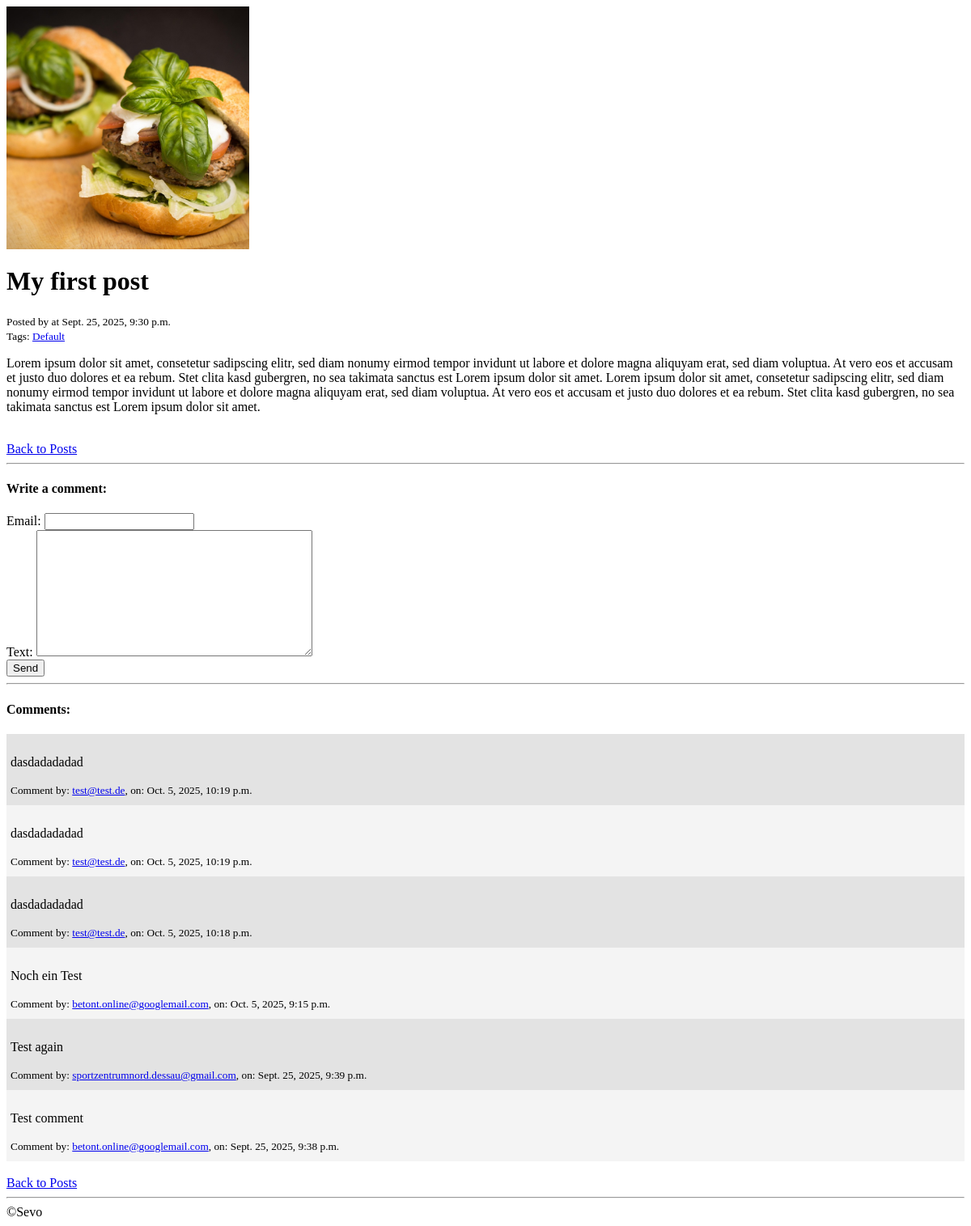
Page /blog/1/ on the committed database.
### blog/models.py (models this page shows, shortened)
class Post(sevo_models.BaseUserMixin, sevo_models.BaseTimeStampsMixin):
    title = models.CharField(max_length=250, verbose_name=_("Title"))
    keywords = models.TextField(null=True, blank=True, verbose_name=_("Meta keywords"))
    description = models.TextField(null=True, blank=True, verbose_name=_("Meta description"))
    excerpt = models.TextField(max_length=250, null=True, blank=True, verbose_name=_("Excerpt"))
    content = models.TextField(verbose_name=_("Content"))
    tags = models.ManyToManyField(Tag, blank=True, verbose_name=_("Tags"), related_name="posts")
    post_image = models.ForeignKey(PostImage, blank=True, null=True, on_delete=models.SET_NULL, verbose_name=_("Post image"), related_name="the_posts")
    featured = models.BooleanField(default=settings.BLOG_POST_FEATURED, verbose_name=_("Featured"))
    allow_comments = models.BooleanField(default=settings.BLOG_POST_ALLOW_COMMENTS, verbose_name=_("Allow comments"))
    show_comments = models.BooleanField(default=settings.BLOG_POST_SHOW_COMMENTS, verbose_name=_("Show comments"))
    published = models.BooleanField(default=settings.BLOG_POST_PUBLISHED, verbose_name=_("Published"))
    class Meta:
        ordering = [
            "-created_at"
        ]
        verbose_name = _("Post")

class PostImage(sevo_models.BaseTimeStampsMixin):
    title = models.CharField(max_length=150)
    image = models.ImageField(upload_to="uploads/images/blog")
    class Meta:
        ordering = [
            "-created_at"
        ]
        verbose_name = "Post Image"

class Tag(sevo_models.BaseTimeStampsMixin):
    title = models.CharField(max_length=150, verbose_name=_("Title"))
    def __str__(self):
        return f"{self.title}"
    class Meta:
        ordering = [
            "-created_at"
        ]
        verbose_name = _("Tag")

class Comment(models.Model):
    post = models.ForeignKey(Post, on_delete=models.CASCADE, verbose_name=_("Post"), related_name="comments")
    email = models.EmailField(verbose_name=_("Email"))
    text = models.TextField(verbose_name=_("Text"))
    published = models.BooleanField(default=settings.BLOG_COMMENT_PUBLISHED, verbose_name=_("Published"))
    created_at = models.DateTimeField(auto_now_add=True, verbose_name=_("Created at"))
    updated_at = models.DateTimeField(auto_now=True, verbose_name=_("Updated at"))
    class Meta:
        ordering = [
            "-created_at"
        ]
        verbose_name = _("Comment")

### blog/views.py (the view)
# urls.py: path("<int:pk>/", views.detail, name="detail"),
def detail(request, pk):
    post = get_object_or_404(models.Post, pk=pk, published=True)
    comments = post.comments.filter(published=True)
    if request.method == "POST":
        form = forms.CommentForm(request.POST)
        if form.is_valid():
            form_obj = form.save(commit=False)
            form_obj.post = post
            form_obj.save()
            return redirect("blog:detail", pk=post.pk)
    else:
        form = forms.CommentForm()
    return render(request, "blog/detail.html", {
        "title": post.title,
        "post": post,
        "form": form,
        "comments": comments
    })

### blog/forms.py
class CommentForm(forms.ModelForm):
    class Meta:
        model = models.Comment
        fields = [
            "email",
            "text"
        ]

### blog/templates/blog/detail.html (shortened to what this page needs)
{% extends "base.html" %}
{% load i18n %}
{% block content %}
    {% if post.post_image %}
        <header class="post-header">
            <img class="post-header-image" src="{{ post.post_image.image.url }}" alt="{{ post.post_image.title }}">
        </header>
    {% else %}
        <header class="post-header">
            <div class="post-header-no-image"></div>
        </header>
    {% endif %}
    <h1>{{ title }}</h1>
    <small>{% trans "Posted by" %} {{ post.user.first_name }} {{ post.user.last_name }} {% trans "at" %} {{ post.created_at }}</small>
    {% if post.tags.first %}
    <div>
        <small>
            {% trans "Tags:" %}
            {% for tag in post.tags.all %}
                <a class="post-tag-link" href="{% url "blog:tag_detail" pk=tag.pk %}">{{ tag }}</a>
            {% endfor %}
        </small>
    </div>
    {% endif %}
    <div>
        <p>
            {% autoescape off %}
                {{ post.content }}
            {% endautoescape %}
        </p>
    </div>
    <br>
    <div>
        <a href="{% url "blog:index" %}">{% trans "Back to Posts" %}</a>
    </div>
    {% if post.show_comments %}
        {% if post.allow_comments %}
            <hr>
            <div>
                <h4>Write a comment:</h4>
                <form action="" method="post">
                    {{ form }}
                    <input type="submit" value="{% trans "Send" %}">
                </form>
            </div>
        {% endif %}
        {% if post.comments.first %}
            <hr>
            <h4>Comments:</h4>
            <div class="comments">
                {% for comment in comments %}
                    <div class="comment">
                        <p>{{ comment.text }}</p>
                        <small>{% trans "Comment by:" %} <a href="mailto:{{ comment.email }}">{{ comment.email }}</a>, {% trans "on:" %} {{ comment.created_at }}</small>
                    </div>
                {% endfor %}
            </div>
        {% endif %}
        <br>
        <div>
            <a href="{% url "blog:index" %}">{% trans "Back to Posts" %}</a>
        </div>
    {% endif %}
{% endblock %}

### static/css/style.css (style rules this page uses)
* { box-sizing: border-box; }
.comment { padding: 10px 5px; }
.comment:nth-child(even) { background-color: rgba(236, 236, 236, 0.562); }
.comment:nth-child(odd) { background-color: rgba(206, 206, 206, 0.562); }
.post-header-image { display: block; width: 300px; height: 300px; object-fit: cover; background: #862a9b; background: linear-gradient(45deg,rgba(134, 42, 155, 1) 0%, rgba(83, 134, 237, 1) 100%); }

### rows in the picture
Post: post_image.image (picture), title "My first post", created_at "Sept. 25, 2025, 9:30 p.m.", content "Lorem ipsum dolor sit amet, consetetur sadipscing elitr, sed diam nonumy eirmod tempor invidunt ut labore et dolore magna aliquyam erat, sed diam voluptua. At vero eos et accusam et justo duo dolores et ea rebum. Stet clita kasd gubergren, no sea takimata sanctus est Lorem ipsum dolor sit amet. Lorem ipsum dolor sit amet, consetetur sadipscing elitr, sed diam nonumy eirmod tempor invidunt ut labore et dolore magna aliquyam erat, sed diam voluptua. At vero eos et accusam et justo duo dolores et ea rebum. Stet clita kasd gubergren, no sea takimata sanctus est Lorem ipsum dolor sit amet."
Tag: title "Default"
Comment: text "dasdadadadad", email "test@test.de", created_at "Oct. 5, 2025, 10:19 p.m."
Comment: text "dasdadadadad", email "test@test.de", created_at "Oct. 5, 2025, 10:19 p.m."
Comment: text "dasdadadadad", email "test@test.de", created_at "Oct. 5, 2025, 10:18 p.m."
Comment: text "Noch ein Test", email "betont.online@googlemail.com", created_at "Oct. 5, 2025, 9:15 p.m."
Comment: text "Test again", email "sportzentrumnord.dessau@gmail.com", created_at "Sept. 25, 2025, 9:39 p.m."
Comment: text "Test comment", email "betont.online@googlemail.com", created_at "Sept. 25, 2025, 9:38 p.m."
